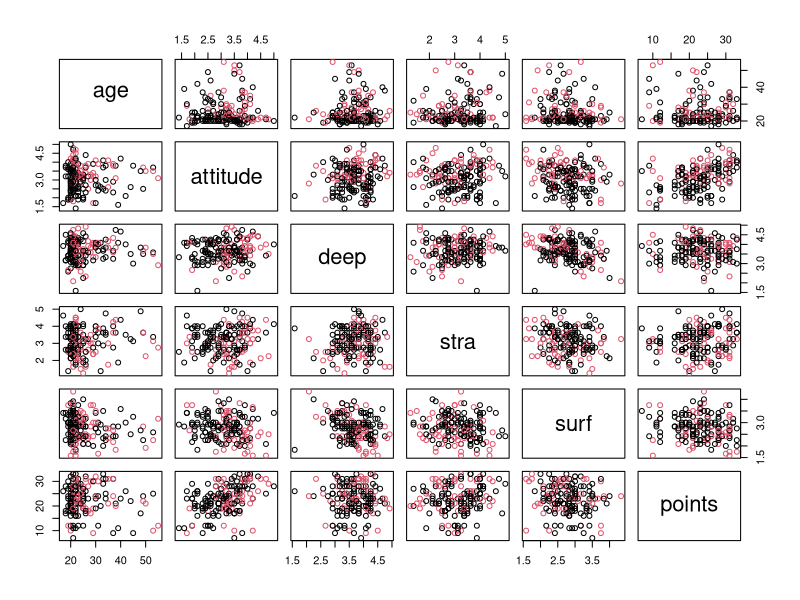
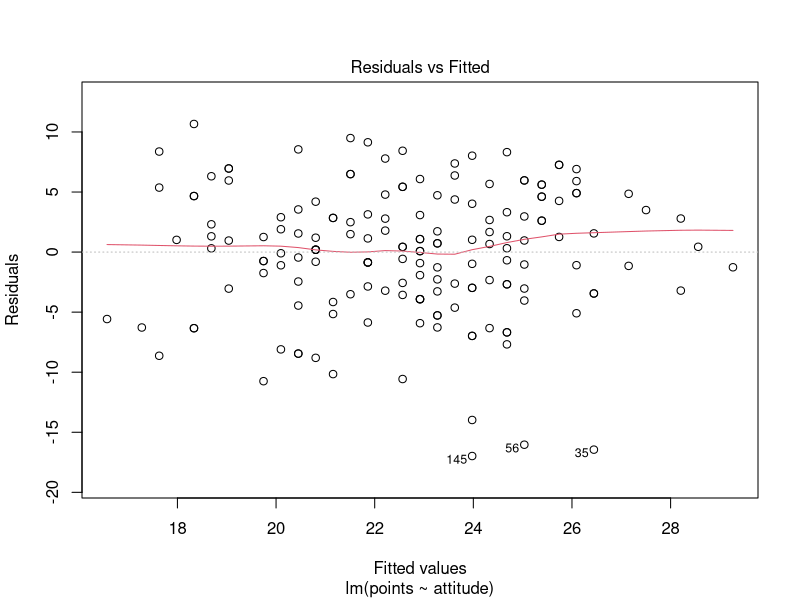
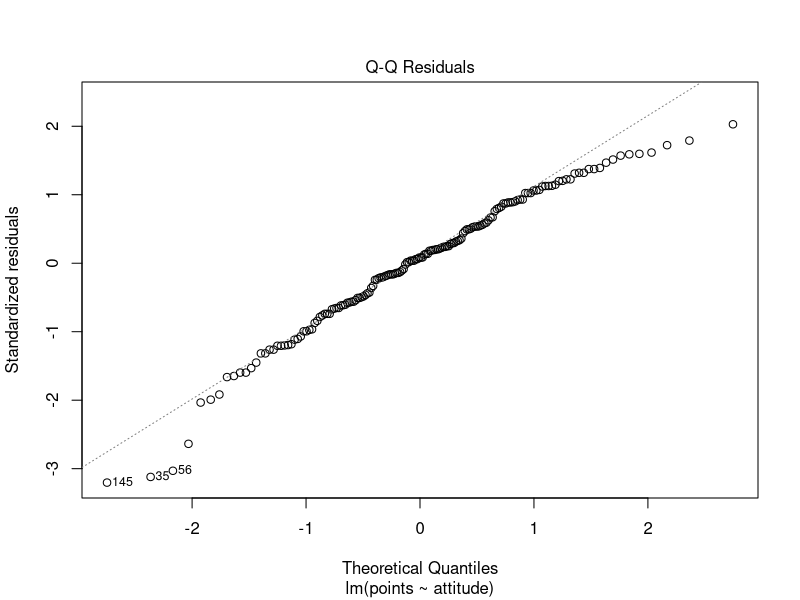
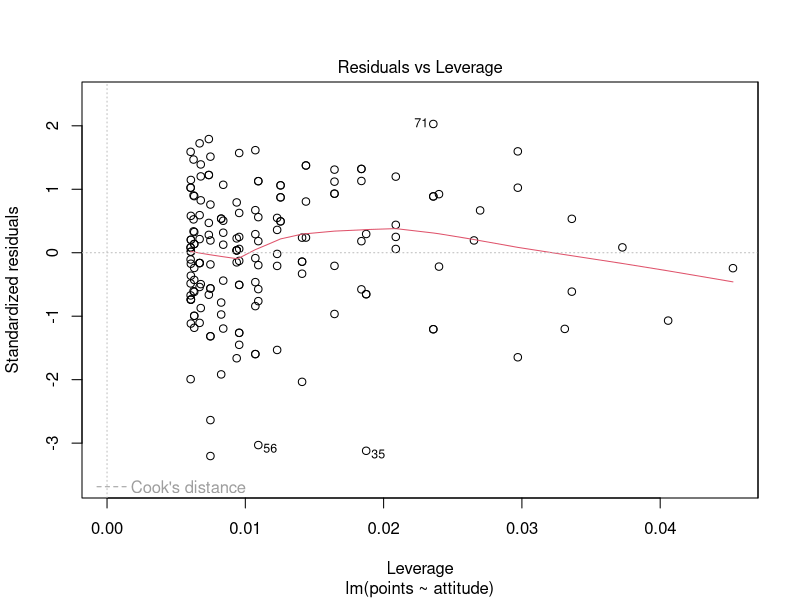

Recreate these plots in R, in order.
## ---- chunk 1
date()

## ---- chunk 2

students2014 <- read.table("learning2014.txt", sep = ",", header = TRUE)
students2014$gender <- factor(students2014$gender) # Making gender a factor

## ---- chunk 3
str(students2014)
dim(students2014)
head(students2014)
## ---- chunk 4
pairs(students2014[-1], col = students2014$gender)# Females and males in different colours, F=black, M=red
summary(students2014)

## ---- chunk 5
model1 <- lm(points ~ age + attitude + deep, data = students2014)
summary(model1)

## ---- chunk 6
model2 <- lm(points ~  attitude, data = students2014)
summary(model2)


## ---- chunk 7
plot(model2, which = c(1)) # Residuals vs fitted plot of model2

## ---- chunk 8
plot(model2, which = c(2)) # QQ-plot of model2

## ---- chunk 9
plot(model2, which = c(5)) # Residuals vs Leverage plot of model2

